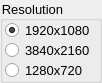
                <widget class="QGroupBox" name="groupBox_Media_Video_Resolution">
                 <property name="minimumSize">
                  <size>
                   <width>0</width>
                   <height>83</height>
                  </size>
                 </property>
                 <property name="maximumSize">
                  <size>
                   <width>16777215</width>
                   <height>83</height>
                  </size>
                 </property>
                 <property name="baseSize">
                  <size>
                   <width>0</width>
                   <height>83</height>
                  </size>
                 </property>
                 <property name="autoFillBackground">
                  <bool>false</bool>
                 </property>
                 <property name="styleSheet">
                  <string notr="true">font-family: Arial; font-size: 13px</string>
                 </property>
                 <property name="title">
                  <string>Resolution</string>
                 </property>
                 <widget class="QRadioButton" name="radioButton_Media_Video_Res_1080">
                  <property name="geometry">
                   <rect>
                    <x>5</x>
                    <y>20</y>
                    <width>88</width>
                    <height>20</height>
                   </rect>
                  </property>
                  <property name="font">
                   <font>
                    <family>Arial</family>
                    <pointsize>-1</pointsize>
                   </font>
                  </property>
                  <property name="styleSheet">
                   <string notr="true">QRadioButton::indicator {width: 15px; height: 15px} font-family: Arial; font-size: 13px
</string>
                  </property>
                  <property name="text">
                   <string>1920x1080</string>
                  </property>
                  <property name="iconSize">
                   <size>
                    <width>16</width>
                    <height>16</height>
                   </size>
                  </property>
                  <property name="checked">
                   <bool>true</bool>
                  </property>
                 </widget>
                 <widget class="QRadioButton" name="radioButton_Media_Video_Res_720">
                  <property name="geometry">
                   <rect>
                    <x>5</x>
                    <y>60</y>
                    <width>81</width>
                    <height>20</height>
                   </rect>
                  </property>
                  <property name="font">
                   <font>
                    <family>Arial</family>
                    <pointsize>-1</pointsize>
                   </font>
                  </property>
                  <property name="styleSheet">
                   <string notr="true">QRadioButton::indicator {width: 15px; height: 15px} font-family: Arial; font-size: 13px
</string>
                  </property>
                  <property name="text">
                   <string>1280x720</string>
                  </property>
                  <property name="checked">
                   <bool>false</bool>
                  </property>
                 </widget>
                 <widget class="QRadioButton" name="radioButton_Media_Video_Res_2160">
                  <property name="geometry">
                   <rect>
                    <x>5</x>
                    <y>40</y>
                    <width>87</width>
                    <height>20</height>
                   </rect>
                  </property>
                  <property name="font">
                   <font>
                    <family>Arial</family>
                    <pointsize>-1</pointsize>
                   </font>
                  </property>
                  <property name="styleSheet">
                   <string notr="true">QRadioButton::indicator {width: 15px; height: 15px} font-family: Arial; font-size: 13px
</string>
                  </property>
                  <property name="text">
                   <string>3840x2160</string>
                  </property>
                  <property name="checked">
                   <bool>false</bool>
                  </property>
                 </widget>
                </widget>
